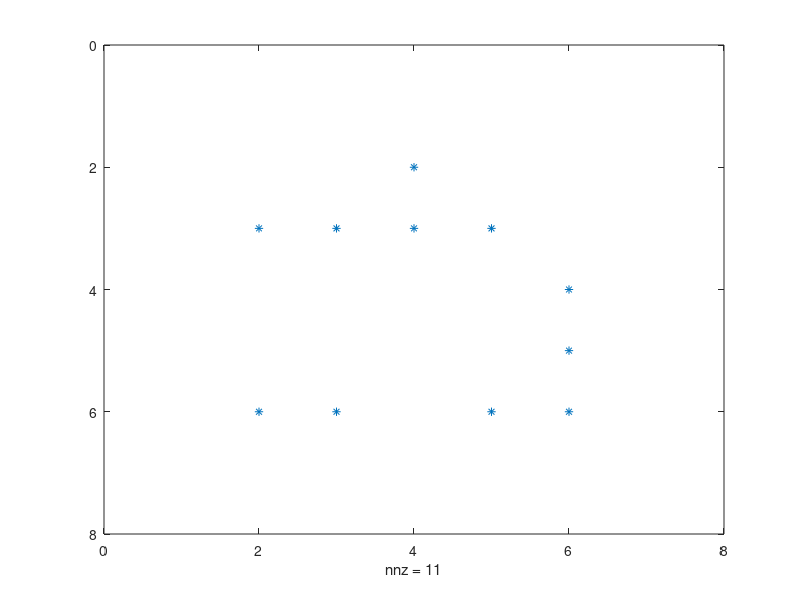

Here is the MATLAB script that generated this plot:
clc;
clear;
close all;


N = input("Tamano N: ");
num = input("Numero de generaciones: "); % pasos

A = rand(N);
p= 0.3; % probabilidad de vida de la primera generacion

% estado inicial
for (i=1:N)
    for (j=1:N)
        if A(i,j)<p
            A(i,j)=true;
        else
            A(i,j)=false;
        end
    end
end

% contorno
B = false(N+2,N+2,num+1);
B(2:N+1,2:N+1,1)=A;

% estado inicial
spy(B(:,:,1));

for i=2:num+1
    for j=2:N+1
        for k=2:N+1
            M = B(j-1:j+1,k-1:k+1,i-1);
            % contamos los vecinos con vida
            sum_ones = sum(M(:));
            if (B(j,k,i-1) == true)
                if(sum_ones==3 || sum_ones==4)
                    B(j,k,i)=true; % se mantiene con vida
                end
                %en otro caso la celula se muere
            else
                if (sum_ones==3)
                    B(j,k,i)=true; % revive
                end
            end
        end
    end
    pause(0.2);
    spy(B(:,:,i)); % plot de la generacion i
    drawnow;

end
